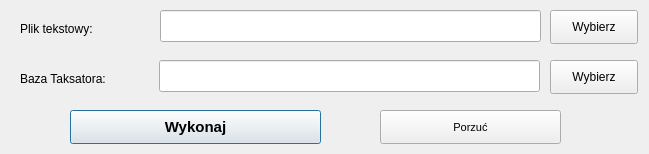
<?xml version="1.0" encoding="UTF-8"?>
<ui version="4.0">
 <class>Ui_Dialog</class>
 <widget class="QDialog" name="Ui_Dialog">
  <property name="geometry">
   <rect>
    <x>0</x>
    <y>0</y>
    <width>649</width>
    <height>154</height>
   </rect>
  </property>
  <property name="font">
   <font>
    <family>Arial</family>
   </font>
  </property>
  <property name="windowTitle">
   <string>Klonuj wydzielenia</string>
  </property>
  <widget class="QPushButton" name="pushButton_ok">
   <property name="geometry">
    <rect>
     <x>70</x>
     <y>110</y>
     <width>251</width>
     <height>34</height>
    </rect>
   </property>
   <property name="font">
    <font>
     <family>Arial</family>
     <pointsize>11</pointsize>
     <weight>75</weight>
     <bold>true</bold>
    </font>
   </property>
   <property name="text">
    <string>Wykonaj</string>
   </property>
  </widget>
  <widget class="QPushButton" name="pushButton_cancel">
   <property name="geometry">
    <rect>
     <x>380</x>
     <y>110</y>
     <width>181</width>
     <height>34</height>
    </rect>
   </property>
   <property name="font">
    <font>
     <family>Arial</family>
     <pointsize>8</pointsize>
    </font>
   </property>
   <property name="text">
    <string>Porzuć</string>
   </property>
  </widget>
  <widget class="QLineEdit" name="lineEdit_wydz">
   <property name="geometry">
    <rect>
     <x>160</x>
     <y>10</y>
     <width>381</width>
     <height>32</height>
    </rect>
   </property>
   <property name="font">
    <font>
     <family>Arial</family>
    </font>
   </property>
  </widget>
  <widget class="QLineEdit" name="lineEdit_baza">
   <property name="geometry">
    <rect>
     <x>159</x>
     <y>60</y>
     <width>381</width>
     <height>32</height>
    </rect>
   </property>
   <property name="font">
    <font>
     <family>Arial</family>
    </font>
   </property>
  </widget>
  <widget class="QLabel" name="label">
   <property name="geometry">
    <rect>
     <x>20</x>
     <y>20</y>
     <width>131</width>
     <height>18</height>
    </rect>
   </property>
   <property name="font">
    <font>
     <family>Arial</family>
    </font>
   </property>
   <property name="text">
    <string>Plik tekstowy:</string>
   </property>
  </widget>
  <widget class="QLabel" name="label_2">
   <property name="geometry">
    <rect>
     <x>20</x>
     <y>70</y>
     <width>131</width>
     <height>18</height>
    </rect>
   </property>
   <property name="font">
    <font>
     <family>Arial</family>
    </font>
   </property>
   <property name="text">
    <string>Baza Taksatora:</string>
   </property>
  </widget>
  <widget class="QPushButton" name="pushButton_wydz">
   <property name="geometry">
    <rect>
     <x>550</x>
     <y>10</y>
     <width>88</width>
     <height>34</height>
    </rect>
   </property>
   <property name="font">
    <font>
     <family>Arial</family>
    </font>
   </property>
   <property name="text">
    <string>Wybierz</string>
   </property>
  </widget>
  <widget class="QPushButton" name="pushButton_baza">
   <property name="geometry">
    <rect>
     <x>550</x>
     <y>60</y>
     <width>88</width>
     <height>34</height>
    </rect>
   </property>
   <property name="font">
    <font>
     <family>Arial</family>
    </font>
   </property>
   <property name="text">
    <string>Wybierz</string>
   </property>
  </widget>
 </widget>
 <resources/>
 <connections/>
</ui>
